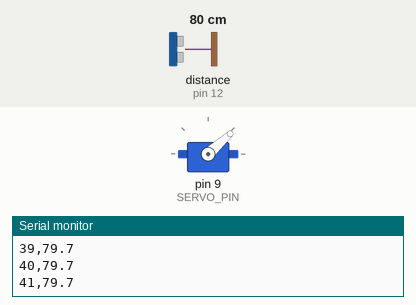
Simulated run of this sketch. Board: Arduino Uno, built with avr-gcc and run on an emulated ATmega328P. Parts: servo, the last lines printed to the serial monitor. Wiring (inferred from the names in the program): ultrasonic range finder: trigger pin 11; echo pin 12. The test bench sets the inputs (shaded band); at power-on: distance to the obstacle (sensor on pin 12) 80 cm. The echo pulse lasts 58.3 µs per cm.

Above: at 1.7 s.
1.8 s: distance to the obstacle (sensor on pin 12) set to 168 cm
At 2.53 s:
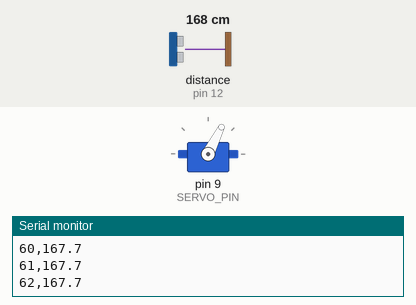
4.8 s: distance to the obstacle (sensor on pin 12) set to 2 cm
At 5.08 s:
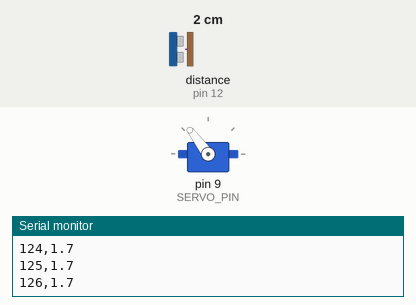
Timing chart, 0 to 13.8 s (numbered marks = the images above; inputs shaded):
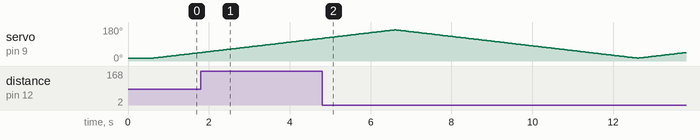

The sketch:

Day_38_Ultrasonic_Radar.ino
```cpp
/*
 * 100 Projects with Arduino - Day 38
 * Project: Ultrasonic Radar Sweep (Servo + Range Finder 2D Mapper)
 *
 * DESCRIPTION:
 * This project combines a servo motor and an HC-SR04 ultrasonic sensor to simulate an active
 * sonar/radar sweep. To achieve professional-level robotic mapping and telemetry standards:
 * 1. Non-Blocking Sweep Scheduler: Moves the servo index incrementally every 40ms using millis(),
 *    avoiding delay() commands so other background processing can occur.
 * 2. Ultrasonic Range-Gated Ranging: Utilizes a trigger-echo pulse routine with a low timeout
 * window (20ms) to prevent the CPU from hanging if no obstacles are in range.
 * 3. Radar-Visualizer Format Telemetry: Outputs formatted coordinates ("Angle,Distance") to the
 * Serial Monitor. This output is directly compatible with standard Processing radar visualizer
 * scripts.
 * 4. Sweep Direction Alternator: Smoothly toggles directions between Clockwise (15° to 165°) and
 *    Counter-Clockwise (165° to 15°) to prevent cable twisting.
 *
 * RADAR & ACOUSTIC SENSING THEORY:
 * - Sonar / Ultrasonic Ranging: The HC-SR04 emits an 8-cycle ultrasonic burst at 40 kHz. The sound
 * wave travels through the air, bounces off an object, and returns. The sensor outputs a digital
 * HIGH signal on the Echo pin equal to the time of flight of the acoustic wave.
 * - Math Calculation (Speed of Sound):
 *   At sea level and 20°C, the speed of sound is roughly 343 m/s (or 0.0343 cm/microsecond).
 *   Since the pulse travels to the target and back, the distance is:
 *     Distance (cm) = (Time_in_microseconds * 0.0343) / 2
 * - Polar Coordinates:
 *   Radar maps obstacles on a 2D plane using Polar coordinates (Distance r, Angle θ). A computer
 * can map this to Cartesian coordinates (X, Y) using: X = r * cos(θ) Y = r * sin(θ)
 *
 * WIRING:
 * - HC-SR04 Sensor -> Arduino Uno
 *   - VCC -> 5V
 *   - GND -> GND
 *   - TRIG -> Pin 11
 *   - ECHO -> Pin 12
 * - SG90 Servo Motor -> Arduino Uno
 *   - Signal (Orange/Yellow) -> Pin 9 (PWM-compatible)
 *   - VCC (Red)              -> 5V
 *   - GND (Brown/Black)      -> GND
 */

#include <Servo.h>

// --- PIN DEFINITIONS ---
const int SERVO_PIN = 9;  // Servo control pin
const int TRIG_PIN = 11;  // Ultrasonic Trigger pin
const int ECHO_PIN = 12;  // Ultrasonic Echo pin

// --- SERVO INSTANTIATION ---
Servo radarServo;

// --- MOTION CONFIGURATION ---
const int MIN_ANGLE = 15;  // Limit sweep to prevent mechanical lockup or cable stretching
const int MAX_ANGLE = 165;
int currentAngle = MIN_ANGLE;
int angleDirection = 1;   // 1 = Clockwise (increasing), -1 = Counter-Clockwise (decreasing)
const int angleStep = 1;  // Step resolution in degrees

// --- TIMING VARIABLES ---
unsigned long lastSweepStepTime = 0;
const unsigned long sweepStepDelayMs =
    40;  // Wait 40ms before moving to the next angle (allows echo settling)

void setup() {
  Serial.begin(9600);

  Serial.println("==================================================");
  Serial.println("Day 38: Ultrasonic Radar Sweep and 2D Mapper");
  Serial.println("==================================================");

  // Configure ultrasonic pins
  pinMode(TRIG_PIN, OUTPUT);
  pinMode(ECHO_PIN, INPUT);

  // Attach servo motor to pin
  radarServo.attach(SERVO_PIN);
  radarServo.write(currentAngle);  // Move to start angle

  // Wait briefly for the servo to reach the initial position
  delay(500);

  lastSweepStepTime = millis();
  Serial.println("[SYSTEM] Calibration complete. Sonar active.");
}

void loop() {
  unsigned long currentMillis = millis();

  // Non-blocking loop for the radar step cycle
  if (currentMillis - lastSweepStepTime >= sweepStepDelayMs) {
    lastSweepStepTime = currentMillis;

    // 1. Trigger distance reading at the current angle
    float distance = getUltrasonicDistance();

    // 2. Output formatted telemetry for mapping visualizers
    // Format: "Angle,Distance" (e.g. "90,45.2")
    Serial.print(currentAngle);
    Serial.print(",");
    Serial.println(distance, 1);

    // 3. Increment/Decrement angle for the next cycle
    currentAngle += (angleDirection * angleStep);

    // Check sweep limits and toggle direction
    if (currentAngle >= MAX_ANGLE) {
      currentAngle = MAX_ANGLE;
      angleDirection = -1;  // Reverse to CCW sweep
    } else if (currentAngle <= MIN_ANGLE) {
      currentAngle = MIN_ANGLE;
      angleDirection = 1;  // Reverse to CW sweep
    }

    // Write new position to the servo
    radarServo.write(currentAngle);
  }
}

/**
 * Triggers the ultrasonic sensor and measures the time of flight.
 * Returns the computed distance in centimeters, or -1.0 if out of range.
 */
float getUltrasonicDistance() {
  // Ensure trigger pin is low initially
  digitalWrite(TRIG_PIN, LOW);
  delayMicroseconds(2);

  // Send a 10 microsecond trigger pulse
  digitalWrite(TRIG_PIN, HIGH);
  delayMicroseconds(10);
  digitalWrite(TRIG_PIN, LOW);

  // Read the echo pulse width.
  // We use a timeout of 20000 microseconds (20ms).
  // Sound travels 343 m/s, so in 20ms it travels 6.86 meters total (3.43 meters max target
  // distance). If no echo returns in 20ms, pulseIn returns 0, indicating out of range.
  unsigned long pulseDuration = pulseIn(ECHO_PIN, HIGH, 20000);

  if (pulseDuration == 0) {
    return -1.0;  // Out of range or no obstacle detected
  }

  // Calculate distance: Distance = (Time * Speed of Sound) / 2
  // Speed of sound = 0.0343 cm/microsecond
  float distCm = (float)pulseDuration * 0.0343 / 2.0;

  return distCm;
}
```
